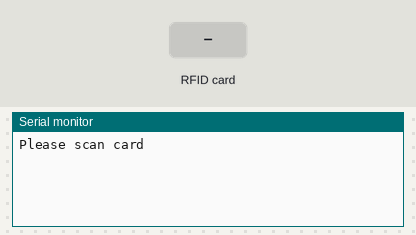
A sketch run on a simulated Arduino Uno, built with avr-gcc and run on an emulated ATmega328P. Parts: the last lines printed to the serial monitor. Inputs (shaded band) come from the test bench.

Above: at 1.2 s.
1.3 s: RFID card 14 4D E5 6A held to the reader
At 1.8 s:
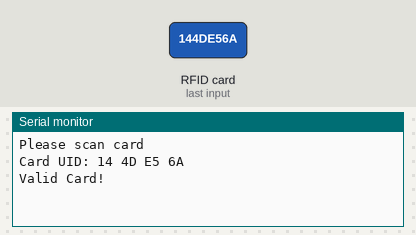
2.8 s: RFID card 93 B6 98 AC held to the reader
At 3.2 s:
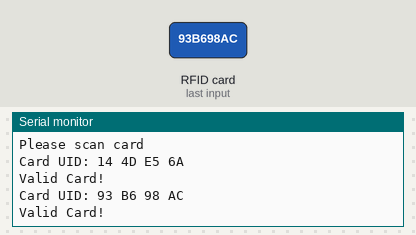
4.3 s: RFID card 5E 7A 19 C4 held to the reader
At 4.9 s:
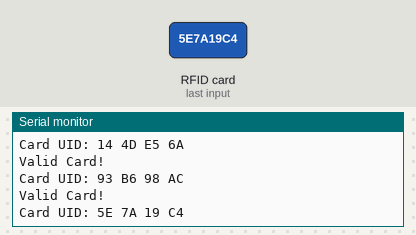

The sketch:

RFID.ino
```cpp
#include <Arduino.h>
#include <BNBRFID.h>
#include <MFRC522.h>
#include <SPI.h>

#define RST_PIN         9          // Configurable, see typical pin layout above
#define SS_PIN          10         // Configurable, see typical pin layout above
#define CARD_BYTES      4          // Number of bytes the card holds
BNBRFID rfid(SS_PIN, RST_PIN);  // Create MFRC522 instance

byte validUID[][4] = {
        {0x14, 0x4D, 0xE5, 0x6A},
        {0x93, 0xB6, 0x98, 0xAC},
};

bool checkValidUID(byte *uid) {
    for (byte i = 0; i < (sizeof(validUID) / sizeof(*validUID)); i++) {
        int validBytes = 0;
        for (byte j = 0; j < CARD_BYTES; j++) {
            validBytes += (int) validUID[i][j] == uid[j];
        }
        if (validBytes == CARD_BYTES) {
            return true;
        }
    }
    return false;
}

void printCardUID(byte uid[]) {
    Serial.print(F("Card UID:"));
    for (byte i = 0; i < CARD_BYTES; i++) {
        if (uid[i] < 0x10)
            Serial.print(F(" 0"));
        else
            Serial.print(F(" "));
        Serial.print(uid[i], HEX);
    }
    Serial.println();
}

void setup() {
    Serial.begin(9600);   // Initialize serial communications with the PC
    rfid.init();
    Serial.println(F("Please scan card"));
}

void loop() {
    uint8_t *uid = rfid.readCard();
    if (uid != NULL) {
        printCardUID(uid);
        if (checkValidUID(uid)) {
            Serial.println(F("Valid Card!"));
        }
    }
}
```

Measured:
- after the input at 1.3 s, the serial monitor: prints a new line at once (image 1)
- after the input at 2.8 s, the serial monitor: prints a new line at once (image 2)
- after the input at 4.3 s, the serial monitor: prints a new line at once (image 3)
